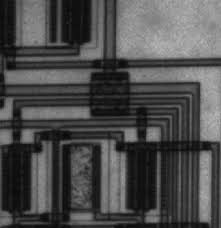
#> input picture Codes/circuito.jpg, 221 x 228 px
$ python Hough_transform.py
#> lines starting #> are read from the running program, lines starting #| are printed output that depends on the picture
import sys
import math
import cv2 as cv
import numpy as np

#Read image.
default_file = 'circuito.jpg'
source_img = cv.imread(default_file, cv.IMREAD_GRAYSCALE)
#> source_img is the input picture: shape (228, 221); min 6, max 186, mean 76.3

#Canny operator.
dst = cv.Canny(source_img, 50, 200, None, 3)
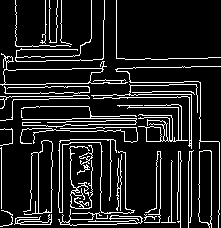
#> dst: shape (228, 221); 12.6% white in thin lines or dots

# Copy edges to the images that will display the results in BGR
hough = cv.cvtColor(dst, cv.COLOR_GRAY2BGR)
#> hough: shape (228, 221, 3); 12.6% white in thin lines or dots
hough_prob = np.copy(hough)

lines = cv.HoughLines(dst, 1, np.pi / 180, 150, None, 0, 0)
#> lines = None

if lines is not None:
    for i in range(0, len(lines)):
        rho = lines[i][0][0]
        theta = lines[i][0][1]
        a = math.cos(theta)
        b = math.sin(theta)
        x0 = a * rho
        y0 = b * rho
        pt1 = (int(x0 + 1000*(-b)), int(y0 + 1000*(a)))
        pt2 = (int(x0 - 1000*(-b)), int(y0 - 1000*(a)))
        cv.line(hough, pt1, pt2, (0,0,255), 3, cv.LINE_AA)

linesP = cv.HoughLinesP(dst, 1, np.pi / 180, 50, None, 50, 10)
#> linesP = 44 rows, first 6: [191, 216, 191, 81], [3, 61, 102, 59], [4, 69, 59, 69], [100, 224, 102, 116], [117, 223, 218, 221], [140, 117, 200, 116]

if linesP is not None:
    for i in range(0, len(linesP)):
        l = linesP[i][0]
        cv.line(hough_prob, (l[0], l[1]), (l[2], l[3]), (0,0,255), 3, cv.LINE_AA)
#> this loop made 44 passes
#> l on passes 1 to 12: [191, 216, 191, 81], [3, 61, 102, 59], [4, 69, 59, 69], [100, 224, 102, 116], [117, 223, 218, 221], [140, 117, 200, 116], [96, 127, 200, 125], [0, 84, 167, 82], [23, 96, 200, 93], [109, 218, 199, 217], [189, 156, 190, 81], [9, 224, 116, 224]
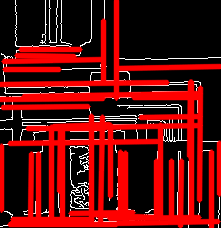
#> hough_prob: shape (228, 221, 3); mean B, G, R 11.5, 11.5, 100.1

cv.imshow("Original Image", source_img)
cv.imshow("Standard Hough Line Transform", hough)
cv.imwrite('img4.png', hough)
#cv.imshow("Probabilistic Line Transform", hough_prob)

cv.waitKey()
